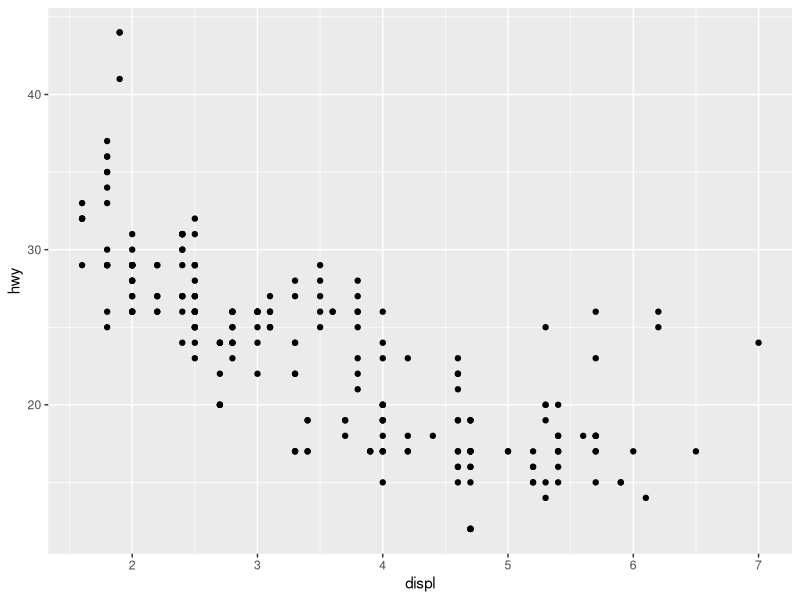
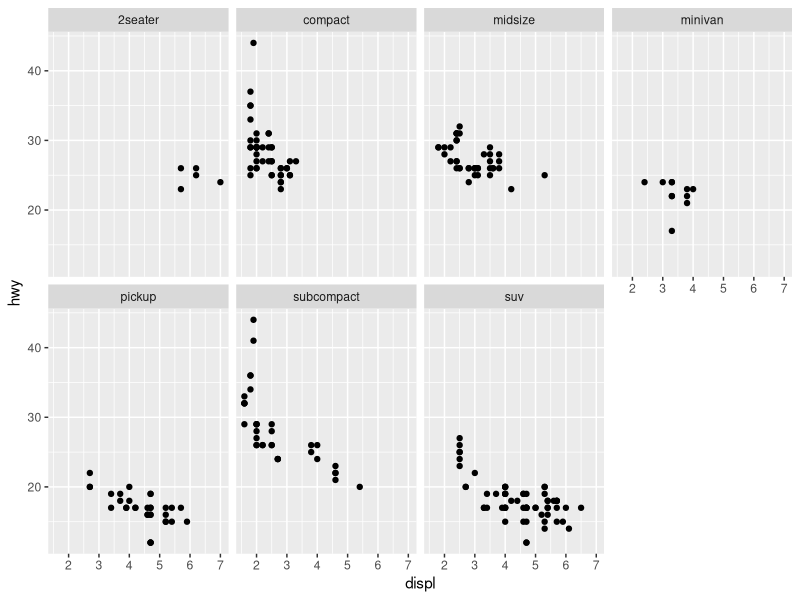
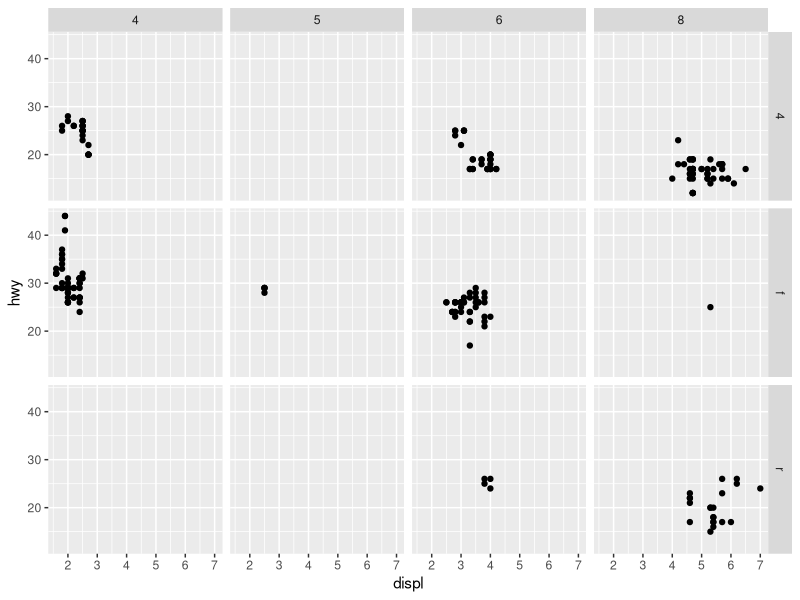
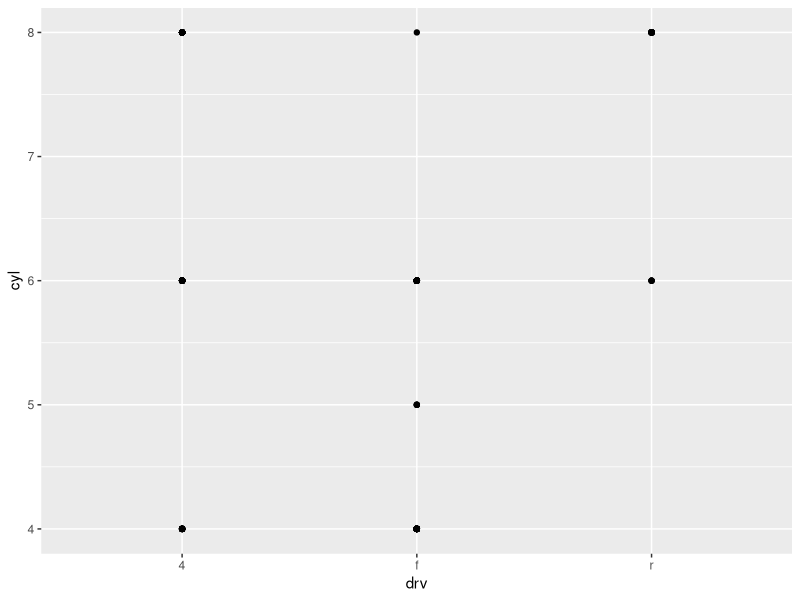
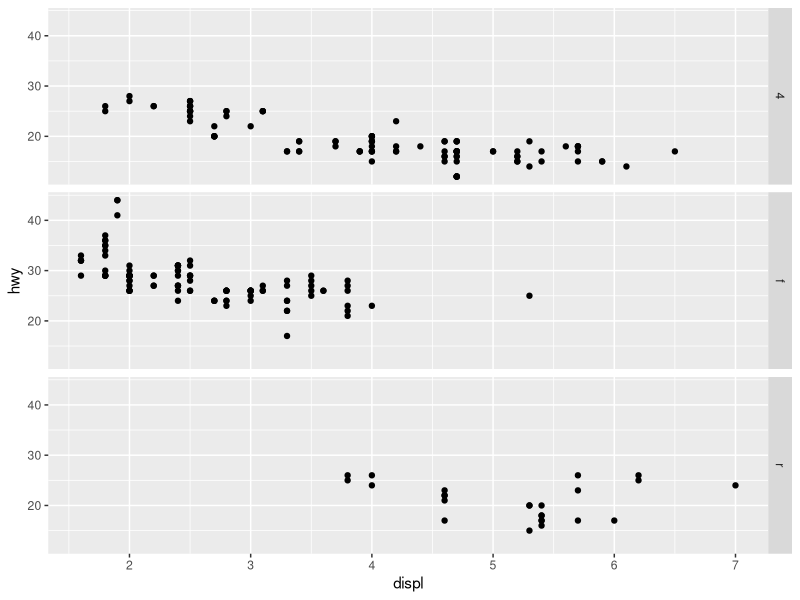
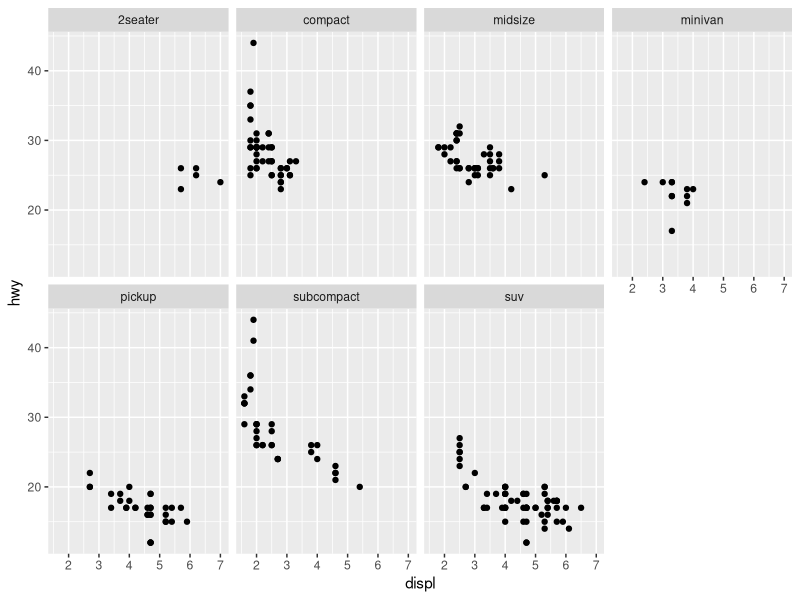

Here is the R script that generated these plots, in order:
print("This file was created within RStudio")


print("And now it lives on GitHub")


library(tidyverse)
ggplot(data = mpg) + geom_point(mapping = aes(x = displ, y = hwy))
dim(mtcars)
head(mpg, 1)
ggplot(data = mpg) + geom_point(mapping = aes(x = displ, y = hwy)) + facet_wrap(~ class, nrow = 2)
ggplot(data = mpg) + geom_point(mapping = aes(x = displ, y = hwy)) + facet_grid(drv ~ cyl)
ggplot(data = mpg) +
  geom_point(mapping = aes(x = drv, y = cyl))
ggplot(data = mpg) +
  geom_point(mapping = aes(x = displ, y = hwy)) +
  facet_grid(drv ~ .)
ggplot(data = mpg) + geom_point(mapping = aes(x = displ, y = hwy)) + facet_wrap(~ class, nrow = 2)
